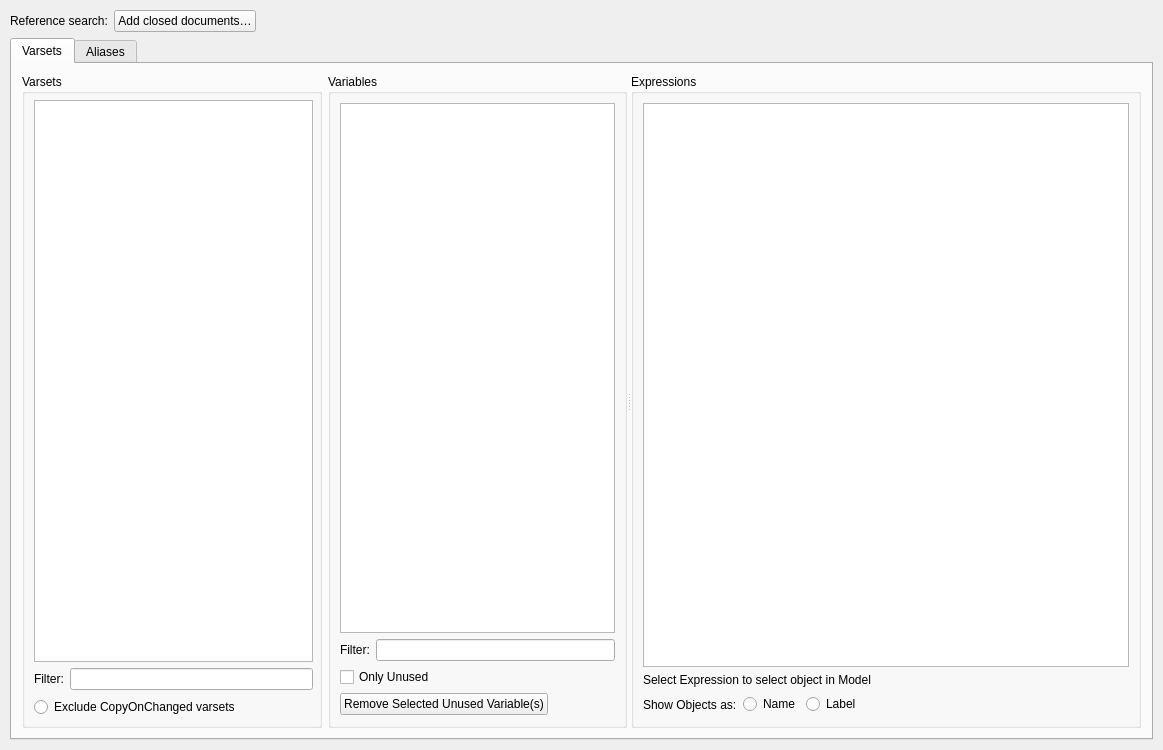
<?xml version="1.0" encoding="UTF-8"?>
<ui version="4.0">
 <class>Form</class>
 <widget class="QWidget" name="Form">
  <property name="geometry">
   <rect>
    <x>0</x>
    <y>0</y>
    <width>1163</width>
    <height>750</height>
   </rect>
  </property>
  <property name="windowTitle">
   <string>Form</string>
  </property>
  <layout class="QVBoxLayout" name="verticalLayoutRoot">
   <property name="sizeConstraint">
    <enum>QLayout::SizeConstraint::SetDefaultConstraint</enum>
   </property>
   <property name="leftMargin">
    <number>10</number>
   </property>
   <property name="topMargin">
    <number>10</number>
   </property>
   <property name="rightMargin">
    <number>10</number>
   </property>
   <property name="bottomMargin">
    <number>10</number>
   </property>
   <item>
    <layout class="QHBoxLayout" name="scopeRowLayout">
     <item>
      <widget class="QLabel" name="scopeLabel">
       <property name="text">
        <string>Reference search:</string>
       </property>
      </widget>
     </item>
     <item>
      <widget class="QPushButton" name="referenceFilesPushButton">
       <property name="text">
        <string>Add closed documents…</string>
       </property>
      </widget>
     </item>
     <item>
      <spacer name="scopeRowSpacer">
       <property name="orientation">
        <enum>Qt::Orientation::Horizontal</enum>
       </property>
       <property name="sizeHint" stdset="0">
        <size>
         <width>40</width>
         <height>20</height>
        </size>
       </property>
      </spacer>
     </item>
    </layout>
   </item>
   <item>
    <widget class="QTabWidget" name="tabWidget">
     <property name="currentIndex">
      <number>0</number>
     </property>
     <widget class="QWidget" name="varsets_tab">
      <attribute name="title">
       <string>Varsets</string>
      </attribute>
      <layout class="QHBoxLayout" name="horizontalLayout_9">
       <property name="spacing">
        <number>10</number>
       </property>
       <property name="leftMargin">
        <number>10</number>
       </property>
       <property name="topMargin">
        <number>10</number>
       </property>
       <property name="rightMargin">
        <number>10</number>
       </property>
       <property name="bottomMargin">
        <number>10</number>
       </property>
       <item>
        <widget class="QSplitter" name="splitter">
         <property name="sizePolicy">
          <sizepolicy hsizetype="Expanding" vsizetype="Expanding">
           <horstretch>0</horstretch>
           <verstretch>0</verstretch>
          </sizepolicy>
         </property>
         <property name="orientation">
          <enum>Qt::Orientation::Horizontal</enum>
         </property>
         <widget class="QWidget" name="layoutWidget">
          <layout class="QHBoxLayout" name="horizontalLayout_2">
           <item>
            <widget class="QGroupBox" name="varsets_groupBox">
             <property name="sizePolicy">
              <sizepolicy hsizetype="Expanding" vsizetype="Expanding">
               <horstretch>1</horstretch>
               <verstretch>0</verstretch>
              </sizepolicy>
             </property>
             <property name="title">
              <string>Varsets</string>
             </property>
             <layout class="QVBoxLayout" name="verticalLayout">
              <property name="spacing">
               <number>6</number>
              </property>
              <property name="topMargin">
               <number>6</number>
              </property>
              <property name="rightMargin">
               <number>6</number>
              </property>
              <property name="bottomMargin">
               <number>6</number>
              </property>
              <item>
               <widget class="QListWidget" name="avaliableVarsetsListWidget">
                <property name="sizePolicy">
                 <sizepolicy hsizetype="Expanding" vsizetype="Expanding">
                  <horstretch>0</horstretch>
                  <verstretch>0</verstretch>
                 </sizepolicy>
                </property>
               </widget>
              </item>
              <item>
               <layout class="QHBoxLayout" name="horizontalLayout_3">
                <item>
                 <widget class="QLabel" name="label">
                  <property name="text">
                   <string>Filter:</string>
                  </property>
                 </widget>
                </item>
                <item>
                 <widget class="QLineEdit" name="avaliableVarsetsFilterLineEdit"/>
                </item>
               </layout>
              </item>
              <item>
               <layout class="QHBoxLayout" name="horizontalLayout_copy_varsets">
                <item>
                 <widget class="QRadioButton" name="avaliableVarsetsExcludeClonesRadioButton">
                  <property name="text">
                   <string>Exclude CopyOnChanged varsets</string>
                  </property>
                 </widget>
                </item>
                <item>
                 <spacer name="horizontalSpacer_copy_varsets">
                  <property name="orientation">
                   <enum>Qt::Orientation::Horizontal</enum>
                  </property>
                  <property name="sizeHint" stdset="0">
                   <size>
                    <width>40</width>
                    <height>20</height>
                   </size>
                  </property>
                 </spacer>
                </item>
                <item>
                 <widget class="QToolButton" name="copyAvailableVarsetsPushButton">
                  <property name="enabled">
                   <bool>false</bool>
                  </property>
                  <property name="toolTip">
                   <string>Copy</string>
                  </property>
                  <property name="icon">
                   <iconset theme="edit-copy"/>
                  </property>
                  <property name="toolButtonStyle">
                   <enum>Qt::ToolButtonStyle::ToolButtonIconOnly</enum>
                  </property>
                  <property name="autoRaise">
                   <bool>true</bool>
                  </property>
                 </widget>
                </item>
               </layout>
              </item>
             </layout>
            </widget>
           </item>
           <item>
            <widget class="QGroupBox" name="varsetVariablesGroupBox">
             <property name="sizePolicy">
              <sizepolicy hsizetype="Expanding" vsizetype="Expanding">
               <horstretch>1</horstretch>
               <verstretch>0</verstretch>
              </sizepolicy>
             </property>
             <property name="title">
              <string>Variables</string>
             </property>
             <layout class="QVBoxLayout" name="verticalLayout_2">
              <item>
               <widget class="QListWidget" name="varsetVariableNamesListWidget"/>
              </item>
              <item>
               <layout class="QHBoxLayout" name="horizontalLayout_4">
                <item>
                 <widget class="QLabel" name="label_2">
                  <property name="text">
                   <string>Filter:</string>
                  </property>
                 </widget>
                </item>
                <item>
                 <widget class="QLineEdit" name="varsetVariableNamesFilterLineEdit"/>
                </item>
               </layout>
              </item>
              <item>
               <widget class="QCheckBox" name="varsetVariableNamesOnlyUnusedCheckBox">
                <property name="text">
                 <string>Only Unused</string>
                </property>
               </widget>
              </item>
              <item>
               <layout class="QHBoxLayout" name="horizontalLayout_copy_variables">
                <item>
                 <widget class="QPushButton" name="removeUnusedVariablesPushButton">
                  <property name="text">
                   <string>Remove Selected Unused Variable(s)</string>
                  </property>
                 </widget>
                </item>
                <item>
                 <spacer name="horizontalSpacer_copy_variables">
                  <property name="orientation">
                   <enum>Qt::Orientation::Horizontal</enum>
                  </property>
                  <property name="sizeHint" stdset="0">
                   <size>
                    <width>40</width>
                    <height>20</height>
                   </size>
                  </property>
                 </spacer>
                </item>
                <item>
                 <widget class="QToolButton" name="copyVarsetVariablesPushButton">
                  <property name="enabled">
                   <bool>false</bool>
                  </property>
                  <property name="toolTip">
                   <string>Copy</string>
                  </property>
                  <property name="text">
                   <string/>
                  </property>
                  <property name="icon">
                   <iconset theme="edit-copy"/>
                  </property>
                  <property name="toolButtonStyle">
                   <enum>Qt::ToolButtonStyle::ToolButtonIconOnly</enum>
                  </property>
                  <property name="autoRaise">
                   <bool>true</bool>
                  </property>
                 </widget>
                </item>
               </layout>
              </item>
             </layout>
            </widget>
           </item>
          </layout>
         </widget>
         <widget class="QGroupBox" name="varsetExpressionsGroupBox">
          <property name="sizePolicy">
           <sizepolicy hsizetype="Expanding" vsizetype="Expanding">
            <horstretch>2</horstretch>
            <verstretch>0</verstretch>
           </sizepolicy>
          </property>
          <property name="title">
           <string>Expressions</string>
          </property>
          <layout class="QVBoxLayout" name="verticalLayout_3">
           <item>
            <widget class="QListWidget" name="varsetExpressionsListWidget">
             <property name="sizePolicy">
              <sizepolicy hsizetype="Expanding" vsizetype="Expanding">
               <horstretch>2</horstretch>
               <verstretch>0</verstretch>
              </sizepolicy>
             </property>
            </widget>
           </item>
           <item>
            <widget class="QLabel" name="label_3">
             <property name="text">
              <string>Select Expression to select object in Model</string>
             </property>
            </widget>
           </item>
           <item>
            <layout class="QHBoxLayout" name="horizontalLayout_11">
             <item>
              <widget class="QLabel" name="label_7">
               <property name="text">
                <string>Show Objects as:</string>
               </property>
              </widget>
             </item>
             <item>
              <widget class="QRadioButton" name="objectNameRadioButton">
               <property name="text">
                <string>Name</string>
               </property>
              </widget>
             </item>
             <item>
              <widget class="QRadioButton" name="objectLabelRadioButton">
               <property name="text">
                <string>Label</string>
               </property>
              </widget>
             </item>
             <item>
              <spacer name="horizontalSpacer_2">
               <property name="orientation">
                <enum>Qt::Orientation::Horizontal</enum>
               </property>
               <property name="sizeType">
                <enum>QSizePolicy::Policy::Expanding</enum>
               </property>
               <property name="sizeHint" stdset="0">
                <size>
                 <width>10</width>
                 <height>20</height>
                </size>
               </property>
              </spacer>
             </item>
             <item>
              <widget class="QToolButton" name="copyVarsetExpressionsPushButton">
               <property name="enabled">
                <bool>false</bool>
               </property>
               <property name="sizePolicy">
                <sizepolicy hsizetype="Fixed" vsizetype="Fixed">
                 <horstretch>0</horstretch>
                 <verstretch>0</verstretch>
                </sizepolicy>
               </property>
               <property name="toolTip">
                <string>Copy</string>
               </property>
               <property name="layoutDirection">
                <enum>Qt::LayoutDirection::LeftToRight</enum>
               </property>
               <property name="text">
                <string/>
               </property>
               <property name="icon">
                <iconset theme="edit-copy"/>
               </property>
               <property name="toolButtonStyle">
                <enum>Qt::ToolButtonStyle::ToolButtonIconOnly</enum>
               </property>
               <property name="autoRaise">
                <bool>true</bool>
               </property>
              </widget>
             </item>
            </layout>
           </item>
          </layout>
         </widget>
        </widget>
       </item>
      </layout>
     </widget>
     <widget class="QWidget" name="aliases_tab">
      <attribute name="title">
       <string>Aliases</string>
      </attribute>
      <layout class="QHBoxLayout" name="horizontalLayout_6" stretch="0">
       <property name="spacing">
        <number>10</number>
       </property>
       <property name="leftMargin">
        <number>10</number>
       </property>
       <property name="topMargin">
        <number>10</number>
       </property>
       <property name="rightMargin">
        <number>10</number>
       </property>
       <property name="bottomMargin">
        <number>10</number>
       </property>
       <item>
        <widget class="QSplitter" name="aliases_splitter">
         <property name="sizePolicy">
          <sizepolicy hsizetype="Expanding" vsizetype="Expanding">
           <horstretch>0</horstretch>
           <verstretch>0</verstretch>
          </sizepolicy>
         </property>
         <property name="orientation">
          <enum>Qt::Orientation::Horizontal</enum>
         </property>
         <widget class="QWidget" name="layoutWidget">
          <layout class="QHBoxLayout" name="horizontalLayout_10">
           <item>
            <widget class="QGroupBox" name="spreadsheetsGroupBox">
             <property name="sizePolicy">
              <sizepolicy hsizetype="Expanding" vsizetype="Expanding">
               <horstretch>1</horstretch>
               <verstretch>0</verstretch>
              </sizepolicy>
             </property>
             <property name="title">
              <string>SpreadSheets</string>
             </property>
             <layout class="QVBoxLayout" name="verticalLayout_4">
              <item>
               <widget class="QListWidget" name="avaliableSpreadsheetsListWidget">
                <property name="sizePolicy">
                 <sizepolicy hsizetype="Expanding" vsizetype="Expanding">
                  <horstretch>0</horstretch>
                  <verstretch>0</verstretch>
                 </sizepolicy>
                </property>
               </widget>
              </item>
              <item>
               <layout class="QHBoxLayout" name="horizontalLayout_7">
                <item>
                 <widget class="QLabel" name="label_4">
                  <property name="text">
                   <string>Filter:</string>
                  </property>
                 </widget>
                </item>
                <item>
                 <widget class="QLineEdit" name="avaliableSpreadsheetsFilterLineEdit"/>
                </item>
               </layout>
              </item>
              <item>
               <layout class="QHBoxLayout" name="horizontalLayout_copy_spreadsheets">
                <item>
                 <widget class="QRadioButton" name="excludeCopyOnChangeSpreadsheetsRadioButton">
                  <property name="text">
                   <string>Exclude CopyOnChanged spreadsheets</string>
                  </property>
                 </widget>
                </item>
                <item>
                 <spacer name="horizontalSpacer_copy_spreadsheets">
                  <property name="orientation">
                   <enum>Qt::Orientation::Horizontal</enum>
                  </property>
                  <property name="sizeHint" stdset="0">
                   <size>
                    <width>40</width>
                    <height>20</height>
                   </size>
                  </property>
                 </spacer>
                </item>
                <item>
                 <widget class="QToolButton" name="copyAvailableSpreadsheetsPushButton">
                  <property name="enabled">
                   <bool>false</bool>
                  </property>
                  <property name="toolTip">
                   <string>Copy</string>
                  </property>
                  <property name="text">
                   <string/>
                  </property>
                  <property name="icon">
                   <iconset theme="edit-copy"/>
                  </property>
                  <property name="toolButtonStyle">
                   <enum>Qt::ToolButtonStyle::ToolButtonIconOnly</enum>
                  </property>
                  <property name="autoRaise">
                   <bool>true</bool>
                  </property>
                 </widget>
                </item>
               </layout>
              </item>
             </layout>
            </widget>
           </item>
           <item>
            <widget class="QGroupBox" name="aliasesVariablesGroupBox">
             <property name="sizePolicy">
              <sizepolicy hsizetype="Expanding" vsizetype="Expanding">
               <horstretch>1</horstretch>
               <verstretch>0</verstretch>
              </sizepolicy>
             </property>
             <property name="title">
              <string>Aliases</string>
             </property>
             <layout class="QVBoxLayout" name="verticalLayout_5">
              <item>
               <widget class="QListWidget" name="aliasesVariableNamesListWidget"/>
              </item>
              <item>
               <layout class="QHBoxLayout" name="horizontalLayout_8">
                <item>
                 <widget class="QLabel" name="label_5">
                  <property name="text">
                   <string>Filter:</string>
                  </property>
                 </widget>
                </item>
                <item>
                 <widget class="QLineEdit" name="aliasesVariableNamesFilterLineEdit"/>
                </item>
               </layout>
              </item>
              <item>
               <widget class="QCheckBox" name="aliasesOnlyUnusedCheckBox">
                <property name="text">
                 <string>Only Unused</string>
                </property>
               </widget>
              </item>
              <item>
               <layout class="QHBoxLayout" name="horizontalLayout_copy_aliases">
                <item>
                 <widget class="QPushButton" name="removeUnusedAliasesPushButton">
                  <property name="text">
                   <string>Remove Selected Unused Alias(es)</string>
                  </property>
                 </widget>
                </item>
                <item>
                 <spacer name="horizontalSpacer_copy_aliases">
                  <property name="orientation">
                   <enum>Qt::Orientation::Horizontal</enum>
                  </property>
                  <property name="sizeHint" stdset="0">
                   <size>
                    <width>40</width>
                    <height>20</height>
                   </size>
                  </property>
                 </spacer>
                </item>
                <item>
                 <widget class="QToolButton" name="copyAliasesPushButton">
                  <property name="enabled">
                   <bool>false</bool>
                  </property>
                  <property name="toolTip">
                   <string>Copy</string>
                  </property>
                  <property name="text">
                   <string/>
                  </property>
                  <property name="icon">
                   <iconset theme="edit-copy"/>
                  </property>
                  <property name="toolButtonStyle">
                   <enum>Qt::ToolButtonStyle::ToolButtonIconOnly</enum>
                  </property>
                  <property name="autoRaise">
                   <bool>true</bool>
                  </property>
                 </widget>
                </item>
               </layout>
              </item>
             </layout>
            </widget>
           </item>
          </layout>
         </widget>
         <widget class="QGroupBox" name="aliasExpressionsGroupBox">
          <property name="sizePolicy">
           <sizepolicy hsizetype="Expanding" vsizetype="Expanding">
            <horstretch>2</horstretch>
            <verstretch>0</verstretch>
           </sizepolicy>
          </property>
          <property name="title">
           <string>Expressions</string>
          </property>
          <layout class="QVBoxLayout" name="verticalLayout_6">
           <item>
            <widget class="QListWidget" name="aliasExpressionsListWidget">
             <property name="sizePolicy">
              <sizepolicy hsizetype="Expanding" vsizetype="Expanding">
               <horstretch>2</horstretch>
               <verstretch>0</verstretch>
              </sizepolicy>
             </property>
            </widget>
           </item>
           <item>
            <widget class="QLabel" name="label_6">
             <property name="text">
              <string>Select Expression to select object in Model</string>
             </property>
            </widget>
           </item>
           <item>
            <layout class="QHBoxLayout" name="horizontalLayout_12">
             <item>
              <widget class="QLabel" name="label_8">
               <property name="text">
                <string>Show Objects as:</string>
               </property>
              </widget>
             </item>
             <item>
              <widget class="QRadioButton" name="aliasesObjectNameRadioButton">
               <property name="text">
                <string>Name</string>
               </property>
              </widget>
             </item>
             <item>
              <widget class="QRadioButton" name="aliasesObjectLabelRadioButton">
               <property name="text">
                <string>Label</string>
               </property>
              </widget>
             </item>
             <item>
              <spacer name="horizontalSpacer_3">
               <property name="orientation">
                <enum>Qt::Orientation::Horizontal</enum>
               </property>
               <property name="sizeHint" stdset="0">
                <size>
                 <width>40</width>
                 <height>20</height>
                </size>
               </property>
              </spacer>
             </item>
             <item>
              <widget class="QToolButton" name="copyAliasExpressionsPushButton">
               <property name="enabled">
                <bool>false</bool>
               </property>
               <property name="toolTip">
                <string>Copy</string>
               </property>
               <property name="text">
                <string/>
               </property>
               <property name="icon">
                <iconset theme="edit-copy"/>
               </property>
               <property name="toolButtonStyle">
                <enum>Qt::ToolButtonStyle::ToolButtonIconOnly</enum>
               </property>
               <property name="autoRaise">
                <bool>true</bool>
               </property>
              </widget>
             </item>
            </layout>
           </item>
          </layout>
         </widget>
        </widget>
       </item>
      </layout>
     </widget>
    </widget>
   </item>
  </layout>
 </widget>
 <resources/>
 <connections/>
</ui>
